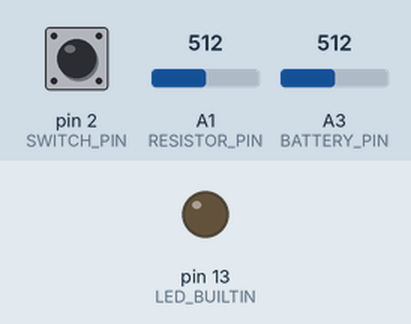
A sketch run on a simulated Arduino Uno, built with avr-gcc and run on an emulated ATmega328P. On the bench: output pins drawn as LEDs (lit = HIGH). Inputs (shaded band) come from the test bench; at power-on: pin 2 (SWITCH_PIN) LOW, A1 (RESISTOR_PIN) = 512, A3 (BATTERY_PIN) = 512. Pins used as bus, display or sensor lines are not drawn; what the sketch prints to the serial monitor is not drawn.

Above: at 1.2 s.
1.3 s: pin 2 (SWITCH_PIN) pulled HIGH for 0.15 s
At 1.4 s:
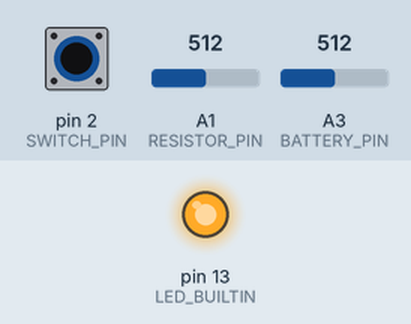
Timing chart, 0 to 4.3 s (numbered marks = the images above; inputs shaded):
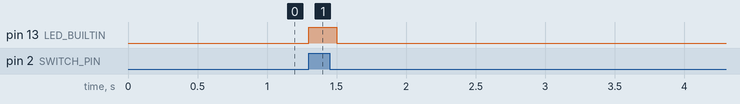

Measured:
- after the input at 1.3 s, pin 13 (LED_BUILTIN): LOW → HIGH at once, → LOW 0.20 s later

The sketch:

cell_test_bench_rev2_withFilter.ino
```cpp
// Records ADC values and applies a basic FIR filter (finite impulse response)

#define SAMPLING_FREQUENCY 5 // in Hz
#define T1 1 // in s
#define T2 60 // in s
const int NUM_SAMPLES = 100;

int SWITCH_PIN = 2;
int TRIGGER_PIN = 3;
int BATTERY_PIN = 3;
int RESISTOR_PIN = 1;
double valB, valR;
int count;
double res_voltage, bat_voltage;
const double CORRECTION_FACTOR = 2;//1.80806;

void setup() {
  // put your setup code here, to run once:
  pinMode(SWITCH_PIN, INPUT);
  pinMode(LED_BUILTIN, OUTPUT);
  pinMode(TRIGGER_PIN, OUTPUT);
  Serial.begin(9600);
  Serial.print("i");
}


void loop() {
  // put your main code here, to run repeatedly:
  if(digitalRead(SWITCH_PIN) == HIGH) {
    digitalWrite(LED_BUILTIN, HIGH);
    delay(200);
    digitalWrite(LED_BUILTIN, LOW);

    digitalWrite(TRIGGER_PIN, HIGH);
    delay(200);
    digitalWrite(TRIGGER_PIN, LOW);

    Serial.println("START");

    for (int i = 0; i < T1 * SAMPLING_FREQUENCY; i++) {
      unsigned int avgB = 0, avgR= 0;
      for (int j = 0; j < NUM_SAMPLES; j++) {
        avgB += analogRead(BATTERY_PIN);
        avgR += analogRead(RESISTOR_PIN);
      }
      valB = (double)avgB / (double)NUM_SAMPLES;
      valR = (double)avgR / (double)NUM_SAMPLES;
      bat_voltage = valB * .0049;
      res_voltage = valR * .0049;
      double current = ((res_voltage - bat_voltage) * CORRECTION_FACTOR) / .527778;
      Serial.print(valB);
      Serial.print("\t");
      Serial.print(current);
      Serial.println(); // Ends the line

      delay(1000 / SAMPLING_FREQUENCY);
    }

    for (int i = 0; i < T2 * SAMPLING_FREQUENCY; i++) {
      unsigned int avgB = 0, avgR= 0;
      for (int j = 0; j < NUM_SAMPLES; j++) {
        avgB += analogRead(BATTERY_PIN);
        avgR += analogRead(RESISTOR_PIN);
      }
      valB = (double)avgB / (double)NUM_SAMPLES;
      valR = (double)avgR / (double)NUM_SAMPLES;
      bat_voltage = valB * .0049;
      res_voltage = valR * .0049;
      double current = ((res_voltage - bat_voltage) * CORRECTION_FACTOR) / .527778;
      Serial.print(valB);//bat_voltage * CORRECTION_FACTOR);
      //Serial.print(bat_voltage * CORRECTION_FACTOR);
      Serial.print("\t");
      Serial.print(current);
      Serial.println(); // Ends the line

      delay(1000 / SAMPLING_FREQUENCY);
    }
    Serial.println("DONE");

  }
}
```
